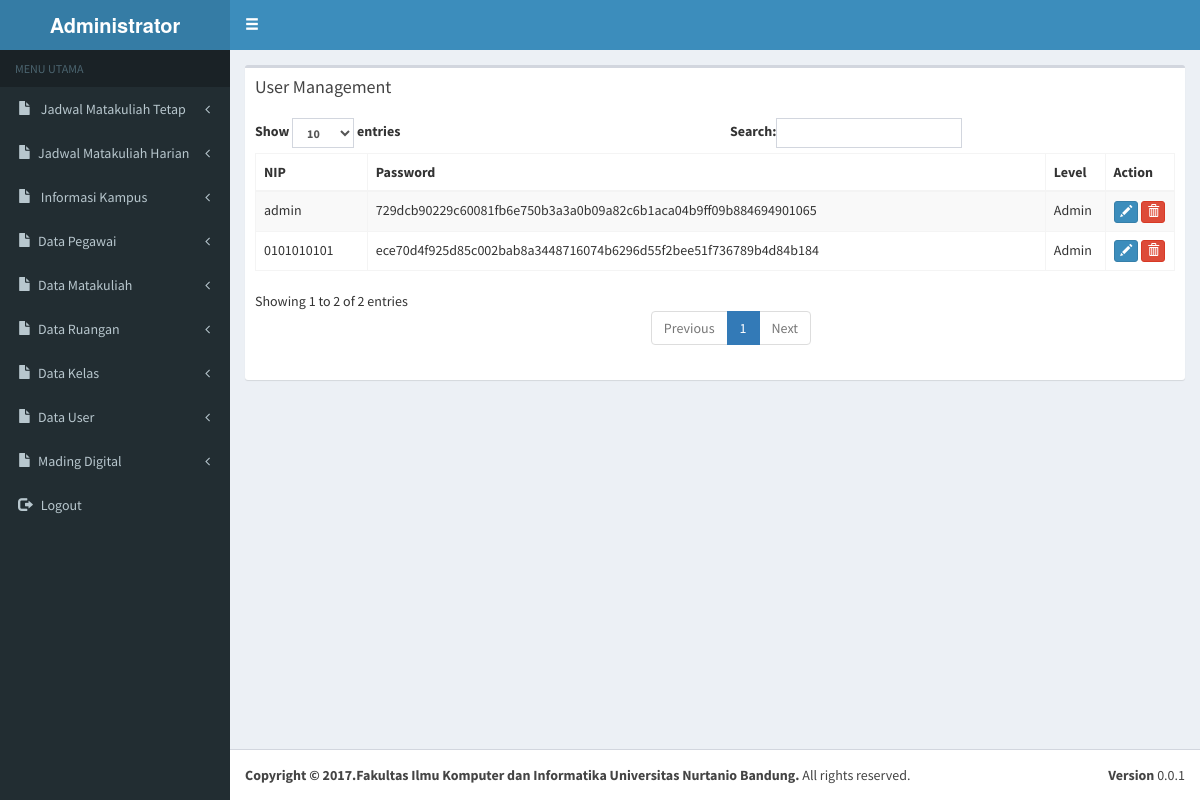
Page /admin/index.php?page=user_level (signed in) on the committed database.
### tables this page shows
CREATE TABLE IF NOT EXISTS `tbuser` (
  `iduser` int(2) NOT NULL,
  `idpegawai` varchar(12) NOT NULL,
  `password` varchar(255) NOT NULL,
  `salt` varchar(255) NOT NULL,
  `level` enum('Admin','Prodi') NOT NULL
);

CREATE TABLE IF NOT EXISTS `tbpegawai` (
  `idpegawai` varchar(12) NOT NULL,
  `namapegawai` varchar(100) NOT NULL,
  `kelamin` enum('Laki-laki','Perempuan') NOT NULL,
  `alamat` text NOT NULL,
  `notelepon` varchar(20) NOT NULL,
  `jabatan` enum('Admin','Prodi','Dosen') NOT NULL,
  `status` enum('Dosen Tetap','Dosen Luar') NOT NULL
);

### admin/user_level.php (the view, shortened to what this page needs)
<div class="row">
    <div class="col-xs-12">
        <div class="box">
            <div class="box-header">
                <h3 class="box-title">User Management</h3>
            </div>
            <div class="box-body">
                  <table id="example1" class="table table-bordered table-striped">
                    <thead>
                      <tr>
                        <th>NIP</th>
                        <th>Password</th>
                        <th>Level</th>
                        <th>Action</th>
                      </tr>
                    </thead>
                    <tbody>
                     <?php
                     $qu=mysqli_query($con,"select * from tbuser INNER JOIN tbpegawai on tbuser.idpegawai = tbpegawai.idpegawai;");
                     while($has=mysqli_fetch_row($qu))
                     {
                        echo "
                        <tr>
                        <td>$has[5]</td>
                        <td>$has[2]</td>
                        <td>$has[4]</td>
                        <td style='text-align:center'>
                        <a href='index.php?page=input_user&id=$has[0]'><span data-placement='top' data-toggle='tooltip' title='Edit'><button class='btn btn-primary btn-xs' data-title='Edit' data-toggle='modal' data-target='#edit' ><span class='glyphicon glyphicon-pencil'></span></button><span></a>
                        <span data-placement='top' data-toggle='tooltip' title='Delete'><button onclick='datadel($has[0],&#39;user_level&#39;)' class='btn btn-danger btn-xs' data-title='Delete' data-toggle='modal' data-target='#myModal' ><span class='glyphicon glyphicon-trash'></span></button><span>
                        </td>
                        ";
                     }
                     ?>
                    </tbody>
                  </table>
                </div>
              </div>
            </div>
          </div>

### rows in the picture
tbuser: idpegawai.idpegawai "admin", password "729dcb90229c60081fb6e750b3a3a0b09a82c6b1aca04b9ff09b884694901065", level "Admin"
tbuser: idpegawai.idpegawai "0101010101", password "ece70d4f925d85c002bab8a3448716074b6296d55f2bee51f736789b4d84b184", level "Admin"
